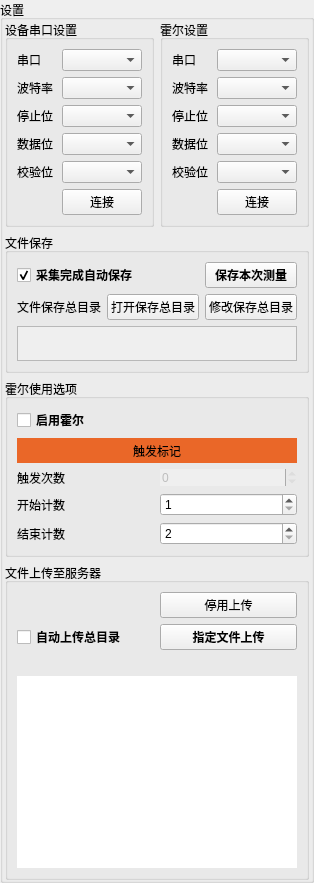
     <widget class="QGroupBox" name="groupBox_5">
      <property name="minimumSize">
       <size>
        <width>300</width>
        <height>0</height>
       </size>
      </property>
      <property name="maximumSize">
       <size>
        <width>700</width>
        <height>16777215</height>
       </size>
      </property>
      <property name="styleSheet">
       <string notr="true"/>
      </property>
      <property name="title">
       <string>设置</string>
      </property>
      <layout class="QGridLayout" name="gridLayout_7">
       <property name="leftMargin">
        <number>2</number>
       </property>
       <property name="topMargin">
        <number>0</number>
       </property>
       <property name="rightMargin">
        <number>2</number>
       </property>
       <property name="bottomMargin">
        <number>0</number>
       </property>
       <item row="2" column="1">
        <widget class="QGroupBox" name="boolsetting">
         <property name="enabled">
          <bool>true</bool>
         </property>
         <property name="maximumSize">
          <size>
           <width>16777215</width>
           <height>220</height>
          </size>
         </property>
         <property name="styleSheet">
          <string notr="true"/>
         </property>
         <property name="title">
          <string>霍尔设置</string>
         </property>
         <layout class="QGridLayout" name="gridLayout_2">
          <item row="5" column="0">
           <widget class="QLabel" name="bool_parity">
            <property name="text">
             <string>校验位</string>
            </property>
           </widget>
          </item>
          <item row="4" column="1">
           <widget class="QComboBox" name="bool_databits_set"/>
          </item>
          <item row="3" column="0">
           <widget class="QLabel" name="bool_stopbits">
            <property name="text">
             <string>停止位</string>
            </property>
           </widget>
          </item>
          <item row="0" column="0">
           <widget class="QLabel" name="bool_portname">
            <property name="text">
             <string>串口</string>
            </property>
           </widget>
          </item>
          <item row="4" column="0">
           <widget class="QLabel" name="bool_databits">
            <property name="text">
             <string>数据位</string>
            </property>
           </widget>
          </item>
          <item row="0" column="1">
           <widget class="QComboBox" name="bool_portname_set"/>
          </item>
          <item row="2" column="1">
           <widget class="QComboBox" name="bool_baudrate_set"/>
          </item>
          <item row="5" column="1">
           <widget class="QComboBox" name="bool_parity_set"/>
          </item>
          <item row="2" column="0">
           <widget class="QLabel" name="bool_baudrate">
            <property name="text">
             <string>波特率</string>
            </property>
           </widget>
          </item>
          <item row="6" column="1">
           <widget class="QPushButton" name="bool_onoff">
            <property name="text">
             <string>连接</string>
            </property>
           </widget>
          </item>
          <item row="3" column="1">
           <widget class="QComboBox" name="bool_stopbits_set"/>
          </item>
         </layout>
        </widget>
       </item>
       <item row="5" column="0" colspan="2">
        <widget class="QGroupBox" name="groupBox_10">
         <property name="maximumSize">
          <size>
           <width>16777215</width>
           <height>140</height>
          </size>
         </property>
         <property name="title">
          <string>文件保存</string>
         </property>
         <layout class="QGridLayout" name="gridLayout_13">
          <item row="3" column="0" colspan="3">
           <widget class="QTextEdit" name="text_path">
            <property name="enabled">
             <bool>false</bool>
            </property>
            <property name="maximumSize">
             <size>
              <width>16777215</width>
              <height>40</height>
             </size>
            </property>
           </widget>
          </item>
          <item row="2" column="0">
           <widget class="QLabel" name="label_3">
            <property name="text">
             <string>文件保存总目录</string>
            </property>
           </widget>
          </item>
          <item row="2" column="2">
           <widget class="QPushButton" name="btn_choosepath">
            <property name="maximumSize">
             <size>
              <width>120</width>
              <height>16777215</height>
             </size>
            </property>
            <property name="text">
             <string>修改保存总目录</string>
            </property>
           </widget>
          </item>
          <item row="2" column="1">
           <widget class="QPushButton" name="btn_savepath_open">
            <property name="minimumSize">
             <size>
              <width>0</width>
              <height>0</height>
             </size>
            </property>
            <property name="maximumSize">
             <size>
              <width>120</width>
              <height>16777215</height>
             </size>
            </property>
            <property name="text">
             <string>打开保存总目录</string>
            </property>
           </widget>
          </item>
          <item row="0" column="2">
           <widget class="QPushButton" name="btn_savedata">
            <property name="font">
             <font>
              <weight>75</weight>
              <bold>true</bold>
             </font>
            </property>
            <property name="text">
             <string>保存本次测量</string>
            </property>
           </widget>
          </item>
          <item row="0" column="0" colspan="2">
           <widget class="QCheckBox" name="check_autosave">
            <property name="font">
             <font>
              <weight>75</weight>
              <bold>true</bold>
             </font>
            </property>
            <property name="text">
             <string>采集完成自动保存</string>
            </property>
            <property name="checked">
             <bool>true</bool>
            </property>
           </widget>
          </item>
         </layout>
        </widget>
       </item>
       <item row="7" column="0" colspan="2">
        <widget class="QGroupBox" name="network_upload">
         <property name="minimumSize">
          <size>
           <width>0</width>
           <height>200</height>
          </size>
         </property>
         <property name="maximumSize">
          <size>
           <width>16777215</width>
           <height>500</height>
          </size>
         </property>
         <property name="title">
          <string>文件上传至服务器</string>
         </property>
         <layout class="QGridLayout" name="gridLayout_14">
          <item row="3" column="0" colspan="2">
           <widget class="QLabel" name="label_network_status">
            <property name="styleSheet">
             <string notr="true">color:red;</string>
            </property>
            <property name="text">
             <string/>
            </property>
           </widget>
          </item>
          <item row="1" column="1">
           <widget class="QPushButton" name="btn_upload">
            <property name="font">
             <font>
              <weight>75</weight>
              <bold>true</bold>
             </font>
            </property>
            <property name="text">
             <string>指定文件上传</string>
            </property>
           </widget>
          </item>
          <item row="5" column="0" colspan="2">
           <widget class="QListView" name="list_upload">
            <property name="frameShape">
             <enum>QFrame::NoFrame</enum>
            </property>
            <property name="frameShadow">
             <enum>QFrame::Raised</enum>
            </property>
            <property name="autoScroll">
             <bool>false</bool>
            </property>
            <property name="editTriggers">
             <set>QAbstractItemView::NoEditTriggers</set>
            </property>
           </widget>
          </item>
          <item row="0" column="1">
           <widget class="QPushButton" name="btn_upload_stop">
            <property name="text">
             <string>停用上传</string>
            </property>
           </widget>
          </item>
          <item row="1" column="0">
           <widget class="QCheckBox" name="check_autoupload">
            <property name="font">
             <font>
              <weight>75</weight>
              <bold>true</bold>
             </font>
            </property>
            <property name="text">
             <string>自动上传总目录</string>
            </property>
           </widget>
          </item>
         </layout>
        </widget>
       </item>
       <item row="6" column="0" colspan="2">
        <widget class="QGroupBox" name="boolusing">
         <property name="maximumSize">
          <size>
           <width>16777215</width>
           <height>180</height>
          </size>
         </property>
         <property name="title">
          <string>霍尔使用选项</string>
         </property>
         <layout class="QGridLayout" name="gridLayout_3">
          <item row="1" column="0" colspan="2">
           <widget class="QLabel" name="bool_flag">
            <property name="minimumSize">
             <size>
              <width>0</width>
              <height>25</height>
             </size>
            </property>
            <property name="maximumSize">
             <size>
              <width>16777215</width>
              <height>30</height>
             </size>
            </property>
            <property name="styleSheet">
             <string notr="true"> QLabel{background:#ea6728;}</string>
            </property>
            <property name="frameShadow">
             <enum>QFrame::Plain</enum>
            </property>
            <property name="text">
             <string>触发标记</string>
            </property>
            <property name="alignment">
             <set>Qt::AlignCenter</set>
            </property>
           </widget>
          </item>
          <item row="3" column="0">
           <widget class="QLabel" name="label">
            <property name="text">
             <string>开始计数</string>
            </property>
           </widget>
          </item>
          <item row="3" column="1">
           <widget class="QSpinBox" name="bool_start">
            <property name="minimum">
             <number>1</number>
            </property>
           </widget>
          </item>
          <item row="4" column="0">
           <widget class="QLabel" name="label_2">
            <property name="text">
             <string>结束计数</string>
            </property>
           </widget>
          </item>
          <item row="4" column="1">
           <widget class="QSpinBox" name="bool_end">
            <property name="minimum">
             <number>2</number>
            </property>
           </widget>
          </item>
          <item row="2" column="0">
           <widget class="QLabel" name="label_4">
            <property name="text">
             <string>触发次数</string>
            </property>
           </widget>
          </item>
          <item row="2" column="1">
           <widget class="QSpinBox" name="bool_count">
            <property name="enabled">
             <bool>false</bool>
            </property>
            <property name="cursor">
             <cursorShape>ArrowCursor</cursorShape>
            </property>
            <property name="wrapping">
             <bool>false</bool>
            </property>
            <property name="frame">
             <bool>false</bool>
            </property>
            <property name="readOnly">
             <bool>true</bool>
            </property>
            <property name="keyboardTracking">
             <bool>false</bool>
            </property>
            <property name="showGroupSeparator" stdset="0">
             <bool>false</bool>
            </property>
            <property name="maximum">
             <number>100</number>
            </property>
            <property name="stepType">
             <enum>QAbstractSpinBox::DefaultStepType</enum>
            </property>
            <property name="displayIntegerBase">
             <number>10</number>
            </property>
           </widget>
          </item>
          <item row="0" column="0">
           <widget class="QCheckBox" name="bool_used">
            <property name="font">
             <font>
              <weight>75</weight>
              <bold>true</bold>
             </font>
            </property>
            <property name="text">
             <string>启用霍尔</string>
            </property>
           </widget>
          </item>
         </layout>
        </widget>
       </item>
       <item row="2" column="0">
        <widget class="QGroupBox" name="devsetting">
         <property name="maximumSize">
          <size>
           <width>16777215</width>
           <height>220</height>
          </size>
         </property>
         <property name="title">
          <string>设备串口设置</string>
         </property>
         <layout class="QGridLayout" name="gridLayout_6">
          <item row="5" column="1">
           <widget class="QPushButton" name="dev_onoff">
            <property name="text">
             <string>连接</string>
            </property>
           </widget>
          </item>
          <item row="0" column="1">
           <widget class="QComboBox" name="dev_portname_set"/>
          </item>
          <item row="1" column="1">
           <widget class="QComboBox" name="dev_baudrate_set"/>
          </item>
          <item row="1" column="0">
           <widget class="QLabel" name="dev_baudrate">
            <property name="text">
             <string>波特率</string>
            </property>
           </widget>
          </item>
          <item row="4" column="0">
           <widget class="QLabel" name="dev_parity">
            <property name="text">
             <string>校验位</string>
            </property>
           </widget>
          </item>
          <item row="0" column="0">
           <widget class="QLabel" name="dev_portname">
            <property name="text">
             <string>串口</string>
            </property>
           </widget>
          </item>
          <item row="2" column="0">
           <widget class="QLabel" name="dev_stopbits">
            <property name="text">
             <string>停止位</string>
            </property>
           </widget>
          </item>
          <item row="2" column="1">
           <widget class="QComboBox" name="dev_stopbits_set"/>
          </item>
          <item row="3" column="1">
           <widget class="QComboBox" name="dev_databits_set"/>
          </item>
          <item row="3" column="0">
           <widget class="QLabel" name="dev_databits">
            <property name="text">
             <string>数据位</string>
            </property>
           </widget>
          </item>
          <item row="4" column="1">
           <widget class="QComboBox" name="dev_parity_set"/>
          </item>
         </layout>
        </widget>
       </item>
      </layout>
     </widget>
